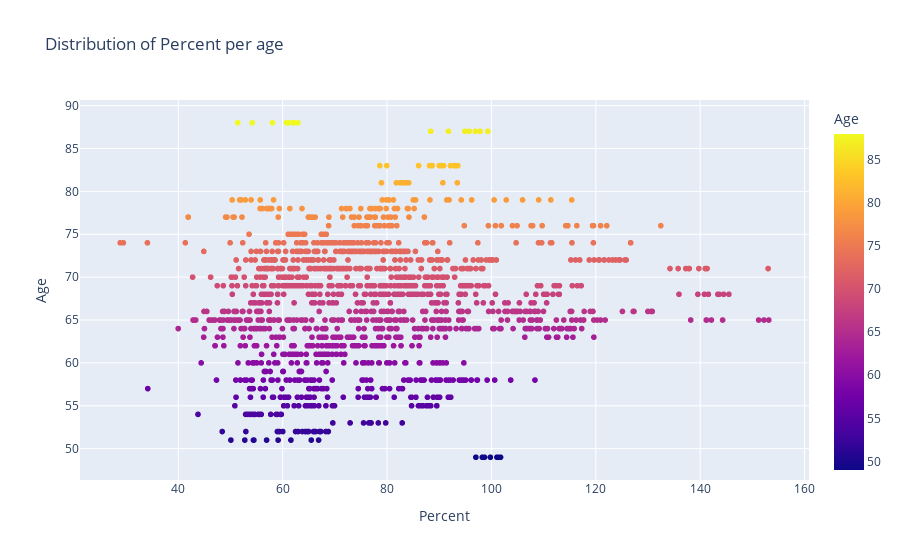

The code cell stored with this chart in its notebook:
### Markdown cell above
#### [Conclusions] Distribution of FVC per Age, Sex and Smoking Status
* In general older people tend to have less lung capacity (FVC)
* Average lung capacity is substantially lower for females than for males
* It is not clear that ex-smokers or current smokers have less lung capacity. We need to look at segmenting this data by Sex too, as this might be also influenced by the fact that almost all the ex-smokers are males and those usually have more capacity as mentioned above. (TODO)

### Code cell
plot_capacity_type_per_age(train_df, 'Percent')
plot_capacity_type_per_sex(train_df, 'Percent')

### Figure 1 — Plotly figure (JSON) as saved in the notebook; plotly's stock layout.template omitted (floating-point values rounded to 4 significant figures; data arrays with more than 128 entries replaced by an {"elided": "..."} marker saying what was removed)
{"data": [{"hovertemplate": "Percent=%{x}<br>Age=%{marker.color}<extra></extra>", "legendgroup": "", "marker": {"color": {"elided": "1549 int values"}, "coloraxis": "coloraxis", "symbol": "circle"}, "mode": "markers", "name": "", "showlegend": false, "type": "scattergl", "x": {"elided": "1549 float values"}, "xaxis": "x", "y": {"elided": "1549 int values"}, "yaxis": "y"}], "layout": {"coloraxis": {"colorbar": {"title": {"text": "Age"}}, "colorscale": [[0, "#0d0887"], [0.1111, "#46039f"], [0.2222, "#7201a8"], [0.3333, "#9c179e"], [0.4444, "#bd3786"], [0.5556, "#d8576b"], [0.6667, "#ed7953"], [0.7778, "#fb9f3a"], [0.8889, "#fdca26"], [1, "#f0f921"]]}, "legend": {"tracegroupgap": 0}, "title": {"text": "Distribution of Percent per age"}, "xaxis": {"anchor": "y", "domain": [0, 1], "title": {"text": "Percent"}}, "yaxis": {"anchor": "x", "domain": [0, 1], "title": {"text": "Age"}}}}
